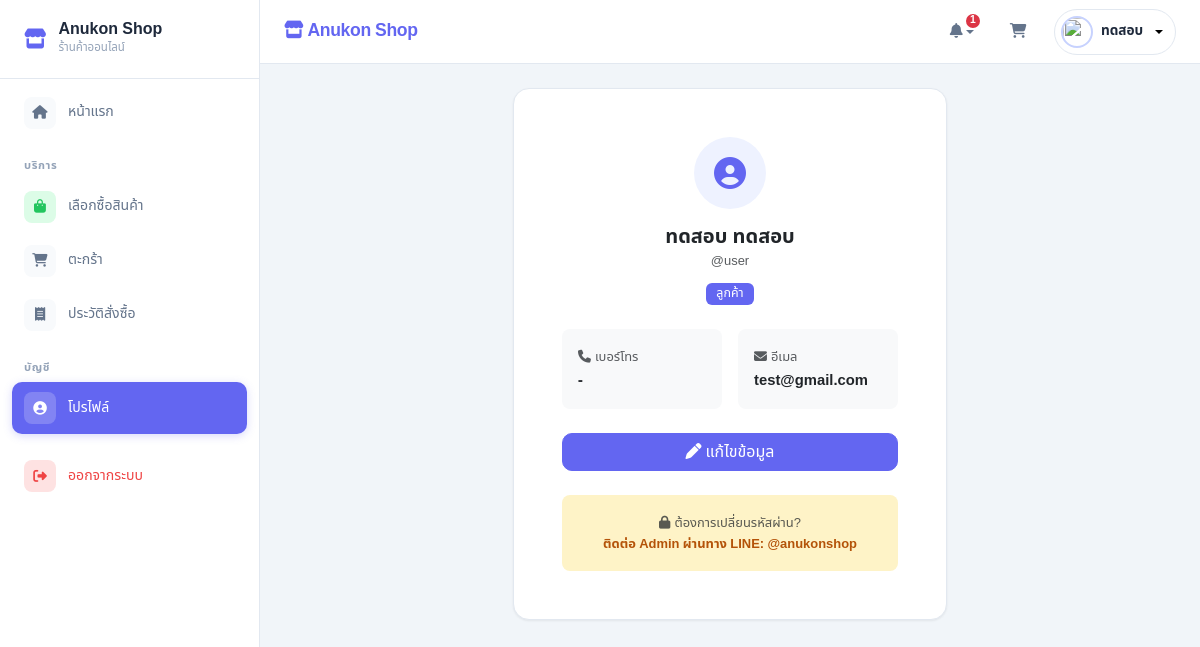
/views/profile.php (signed in), run on the app's committed database.
### tables this page shows
CREATE TABLE `users` (
  `user_id` int(11) NOT NULL,
  `username` varchar(50) NOT NULL,
  `password` varchar(255) NOT NULL,
  `first_name` varchar(100) DEFAULT NULL,
  `last_name` varchar(100) DEFAULT NULL,
  `nick_name` varchar(50) DEFAULT NULL,
  `phone_no` varchar(20) DEFAULT NULL,
  `email` varchar(100) DEFAULT NULL,
  `address_id` int(11) DEFAULT NULL,
  `user_status` tinyint(4) DEFAULT 1 COMMENT '1=Active, 0=Inactive',
  `role` enum('admin','staff','customer') DEFAULT 'customer',
  `profile` varchar(255) DEFAULT NULL,
  `created_at` timestamp NOT NULL DEFAULT current_timestamp(),
  `updated_at` timestamp NOT NULL DEFAULT current_timestamp() ON UPDATE current_timestamp()
);

### views/profile.php (the view, shortened to what this page needs)
<?php
include_once '../includes/header.php';
$uid = $_SESSION['user_id'];
$sql = "SELECT u.*, a.home_no, a.moo, a.soi, a.road, a.remark,
               s.sub_dist_name, s.zip_code, d.dist_name, p.prov_name
        FROM users u
        LEFT JOIN addresses a ON u.address_id = a.address_id
        LEFT JOIN subdistricts s ON a.sub_dist_id = s.sub_dist_id
        LEFT JOIN districts d ON s.dist_id = d.dist_id
        LEFT JOIN provinces p ON d.prov_id = p.prov_id
        WHERE u.user_id = ?";
$stmt = $conn->prepare($sql);
$stmt->bind_param("i", $uid);
$stmt->execute();
$user = $stmt->get_result()->fetch_assoc();
?>
<main class="page-content fade-up">
    <div class="row justify-content-center">
        <div class="col-lg-8 col-xl-6">
            <div class="card p-4 p-md-5">
                <div class="text-center mb-4">
                    <div class="mx-auto mb-3" style="width: 72px; height: 72px; border-radius: 50%; background: var(--primary-light); display: flex; align-items: center; justify-content: center;">
                        <i class="fa-solid fa-circle-user text-primary" style="font-size: 2rem;"></i>
                    </div>
                    <h5 class="fw-bold mb-0"><?php echo $user['first_name'] . ' ' . $user['last_name']; ?></h5>
                    <small class="text-muted">@<?php echo $user['username']; ?></small>
                    <div class="mt-2">
                        <span class="badge bg-primary"><?php echo $user['role'] == 'admin' ? 'ผู้ดูแลระบบ' : 'ลูกค้า'; ?></span>
                    </div>
                </div>
                <div class="row g-3 mb-4">
                    <div class="col-6">
                        <div class="p-3 bg-light rounded-3">
                            <small class="text-muted"><i class="fa-solid fa-phone me-1"></i>เบอร์โทร</small>
                            <div class="fw-bold"><?php echo $user['phone_no'] ?: '-'; ?></div>
                        </div>
                    </div>
                    <div class="col-6">
                        <div class="p-3 bg-light rounded-3">
                            <small class="text-muted"><i class="fa-solid fa-envelope me-1"></i>อีเมล</small>
                            <div class="fw-bold"><?php echo $user['email'] ?: '-'; ?></div>
                        </div>
                    </div>
                </div>
                <div class="d-flex gap-2">
                    <a href="edit_profile.php" class="btn btn-primary flex-fill"><i class="fa-solid fa-pen me-1"></i>แก้ไขข้อมูล</a>
                </div>
                <div class="mt-4 p-3 rounded-3 text-center" style="background: var(--warning-soft);">
                    <small class="text-muted"><i class="fa-solid fa-lock me-1"></i>ต้องการเปลี่ยนรหัสผ่าน?</small>
                    <div class="small fw-bold" style="color: #b45309;">ติดต่อ Admin ผ่านทาง LINE: @anukonshop</div>
                </div>
            </div>
        </div>
    </div>
</main>
<?php include_once '../includes/footer.php'; ?>

### includes/header.php (style rules this page uses)
:root { --primary: #6366f1; --primary-hover: #4f46e5; --primary-light: #eef2ff; --primary-soft: #c7d2fe; --surface: #ffffff; --surface-alt: #f8fafc; --bg: #f1f5f9; --text: #1e293b; --text-muted: #94a3b8; --text-secondary: #64748b; --border: #e2e8f0; --success: #22c55e; --success-soft: #dcfce7; --danger: #ef4444; --danger-soft: #fee2e2; --warning: #f59e0b; --warning-soft: #fef3c7; --info: #3b82f6; --info-soft: #dbeafe; --radius: 16px; --radius-sm: 10px; --radius-xs: 6px; --shadow: 0 1px 3px rgba(0, 0, 0, 0.04), 0 1px 2px rgba(0, 0, 0, 0.03); --shadow-md: 0 4px 6px -1px rgba(0, 0, 0, 0.05), 0 2px 4px -2px rgba(0, 0, 0, 0.03); --shadow-lg: 0 10px 15px -3px rgba(0, 0, 0, 0.05), 0 4px 6px -4px rgba(0, 0, 0, 0.03); --transition: all 0.2s ease; }
* { box-sizing: border-box; }
body { font-family: 'Noto Sans Thai', sans-serif; background-color: var(--bg); margin: 0; padding: 0; overflow-x: hidden; color: var(--text); font-size: 0.925rem; line-height: 1.6; }
.text-primary { color: var(--primary) !important; }
.bg-primary { background-color: var(--primary) !important; }
.btn-primary { background-color: var(--primary) !important; border-color: var(--primary) !important; border-radius: var(--radius-sm) !important; font-weight: 500; transition: var(--transition); }
.btn { border-radius: var(--radius-sm) !important; font-weight: 500; transition: var(--transition); }
.card { border: 1px solid var(--border); border-radius: var(--radius) !important; box-shadow: var(--shadow); background: var(--surface); transition: var(--transition); }
.badge { font-weight: 500; padding: 5px 10px; border-radius: var(--radius-xs); font-size: 0.78rem; }
.page-content { flex: 1; padding: 24px; }
.fade-up { animation: fadeUp 0.35s ease-out; }

### data on the page
users: first_name "ทดสอบ", last_name "ทดสอบ", username "user", phone_no "-", email "test@gmail.com"

### other printed values
$noti_count "1"
$_SESSION['full_name'] "ทดสอบ"
